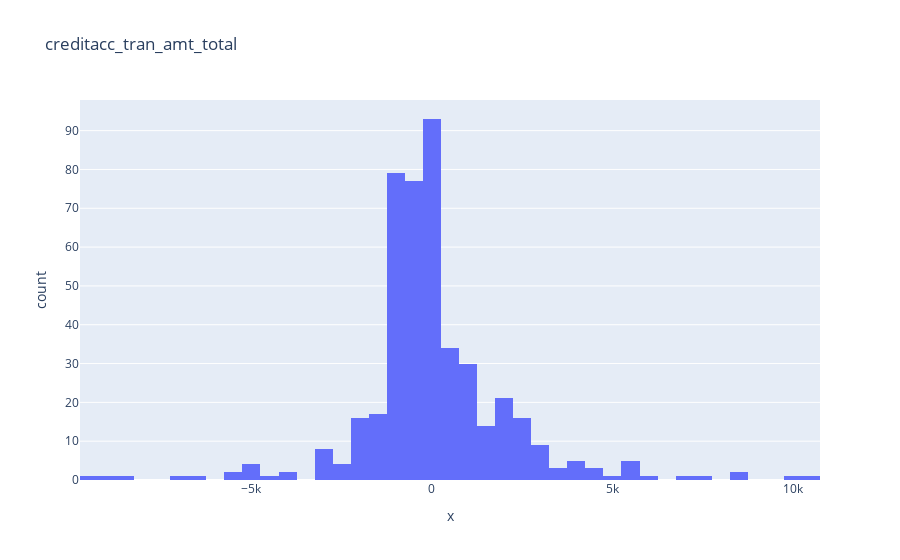
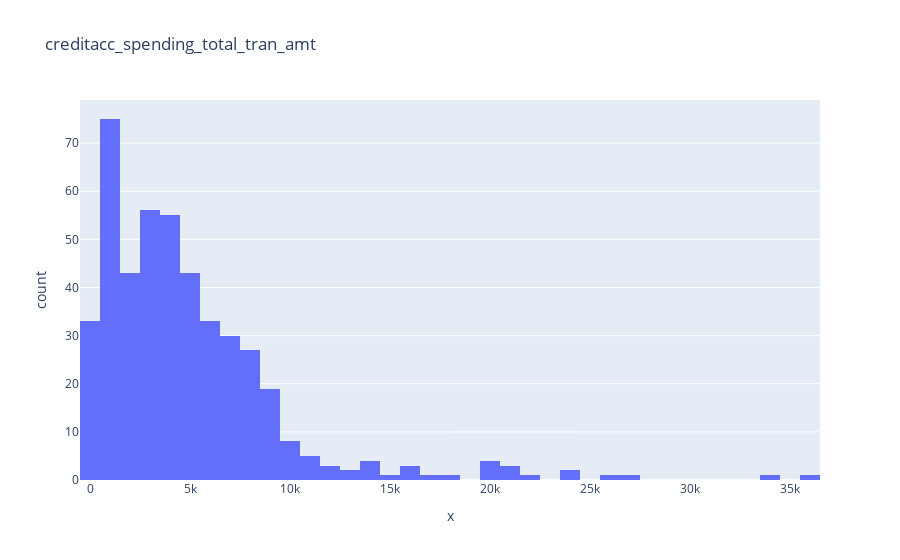

The code cell stored with these charts, in order, in its notebook:
### Code cell
# Plot transaction data grouped by customer

df=customerTransactions # Put name of dataframe variable here
@interact_manual #decorator
def exploreHistogram(x=list(df.select_dtypes('number').columns)):
    fig = px.histogram(x=df[x],title=x)
    fig.show()

### Figure 1 — Plotly figure (JSON) as saved in the notebook; plotly's stock layout.template omitted (floating-point values rounded to 4 significant figures; data arrays with more than 128 entries replaced by an {"elided": "..."} marker saying what was removed)
{"data": [{"alignmentgroup": "True", "bingroup": "x", "hovertemplate": "x=%{x}<br>count=%{y}<extra></extra>", "legendgroup": "", "marker": {"color": "#636efa", "pattern": {"shape": ""}}, "name": "", "offsetgroup": "", "orientation": "v", "showlegend": false, "type": "histogram", "x": {"elided": "663 float values"}, "xaxis": "x", "yaxis": "y"}], "layout": {"barmode": "relative", "legend": {"tracegroupgap": 0}, "title": {"text": "creditacc_tran_amt_total"}, "xaxis": {"anchor": "y", "domain": [0, 1], "title": {"text": "x"}}, "yaxis": {"anchor": "x", "domain": [0, 1], "title": {"text": "count"}}}}

### Figure 2 — Plotly figure (JSON) as saved in the notebook; plotly's stock layout.template omitted (floating-point values rounded to 4 significant figures; data arrays with more than 128 entries replaced by an {"elided": "..."} marker saying what was removed)
{"data": [{"alignmentgroup": "True", "bingroup": "x", "hovertemplate": "x=%{x}<br>count=%{y}<extra></extra>", "legendgroup": "", "marker": {"color": "#636efa", "pattern": {"shape": ""}}, "name": "", "offsetgroup": "", "orientation": "v", "showlegend": false, "type": "histogram", "x": {"elided": "663 float values"}, "xaxis": "x", "yaxis": "y"}], "layout": {"barmode": "relative", "legend": {"tracegroupgap": 0}, "title": {"text": "creditacc_spending_total_tran_amt"}, "xaxis": {"anchor": "y", "domain": [0, 1], "title": {"text": "x"}}, "yaxis": {"anchor": "x", "domain": [0, 1], "title": {"text": "count"}}}}
